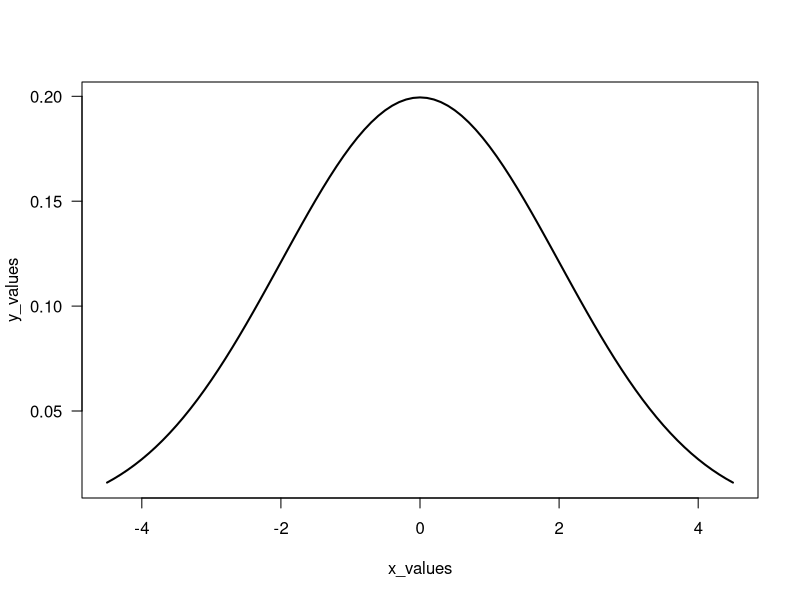
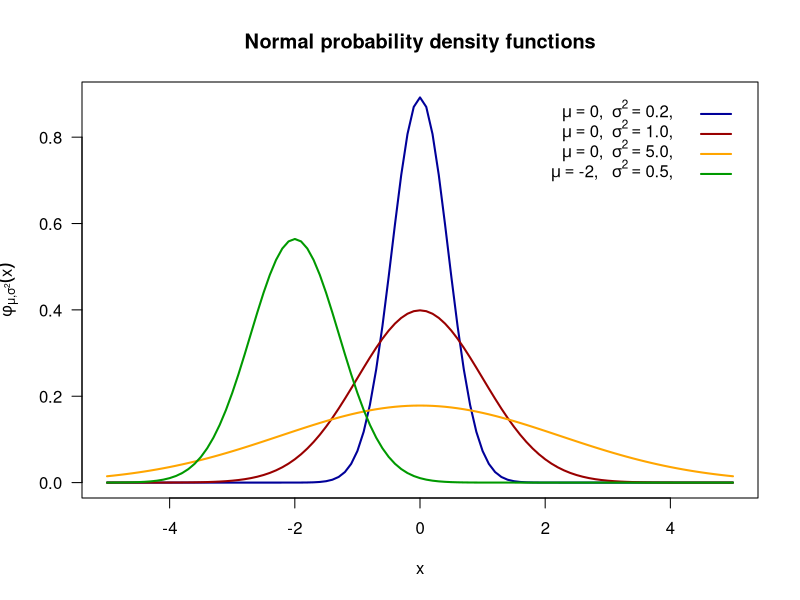

The R source for these figures, in order: (Note: this script raises an error after producing the figures.)
## ---- chunk 1
knitr::opts_chunk$set(echo = TRUE, error = TRUE)
## ---- chunk 2

#' @title gaussian function
#' @description a function used to calculate the probability density of the normal distribution
#' @param x sample/statistic value (numeric)
#' @param s standard deviation (numeric)
#' @param m mean (numeric)
#' @return the probability density of the normal distribution
gaussian <- function(x = 1, m = 0, s = 2) {
  if (!is.numeric(s) & !is.numeric(m)) {
    stop("The mean and standard deviation must be real numbers")
  } else if (!is.numeric(s)) {
    stop("The standard deviation must be a real number")
  } else if (!is.numeric(m)) {
    stop("The mean must be a real number")
  } else if (s <= 0) {
    stop("The standard deviation must be greater than 0")
  } else {
    return(
      (1 / (s * sqrt(2 * pi)) * exp(1) ^ ((-1/2) * ((x - m) / s) ^ 2))
    )
  }
}

# compare with dnorm()
dnorm(x = 1, mean = 0, sd = 2)
gaussian()

# gaussian curve
x_values <- seq(from = -4.5, to = 4.5, by = 0.1) 
y_values <- gaussian(x_values, 0, 2) 
plot(x_values, y_values, las = 1, type = "l", lwd = 2)

# Normal probability density functions
x1 <- seq(-5, 5, by = 0.1)
y1 <- gaussian(x1, 0, sqrt(.2))
y2 <- gaussian(x1, 0, 1)
y3 <- gaussian(x1, 0, sqrt(5))
y4 <- gaussian(x1, -2, sqrt(.5))
plot(x1, y1, las = 1, type = "l", lwd = 2, col = "#000099", xlab = "x", ylab = expression(phi[mu][","][sigma^2](x)), main = "Normal probability density functions")
lines(x1, y2, type = "l", lwd = 2, col = "#990000")
lines(x1, y3, type = "l", lwd = 2, col = "#FFA500")
lines(x1, y4, type = "l", lwd = 2, col = "#009900")
legend1 <- legend(4.25, .9, legend=c("", "", "", ""), col = c("#000099", "#990000", "#FFA500", "#009900"), lty = 1, bty = "n", lwd = 2)
text(legend1$text$x-1,legend1$text$y,c(expression(mu == "0,"~~sigma^2 == "0.2,"), expression(mu == "0,"~~sigma^2 == "1.0,"), expression(mu == "0,"~~sigma^2 == "5.0,"), expression(mu == "-2, "~~sigma^2 == "0.5,")), pos=2)
     
## ---- chunk 3

#' @title descriptive statistics
#' @description finds the min, first quartile, median, mean, third quartile, maximum, range, interquartile range, and standard deviation 
#' @param x a numeric vector 
#' @param na.rm allows the user to indicate if missing values should be removed before computation (logical)
#' @return a named vector with the various descriptive statistics
descriptive <- function(x, na.rm = FALSE) {
  if (!is.numeric(x)) {
    stop("The input vector must be numeric")
  } else if (na.rm) {
    x <- na.omit(x)
  } else if (!na.rm){
    stop("Cannot compute with missing values")
  } else {
    y <- c(
      min(x),
      quantile(x, .25),
      median(x),
      mean(x),
      quantile(x, .75),
      max(x),
      max(x) - min(x),
      IQR(x),
      sd(x)
    )
    names(y) <- c("min", "q1", "median", "mean", "q3", "max", "range", "iqr", "sd")
    return(y)
  }
}

# input vectors
set.seed(100)
x <- rnorm(100)
y <- x
y[sample(1:100, size = 10)] <- NA

# try your function
descriptive(x) 
descriptive(y) 
descriptive(y, na.rm = TRUE) 
descriptive(letters)

## ---- chunk 4

#' @title find the distance
#' @description finds the distance between two points
#' @param p1 first point (vector)
#' @param p2 second point (vector)
#' @return the distance between two given points
find_distance <-  function(p1, p2) {
  return(sqrt((p2[1] - p1[1]) ^ 2 + (p2[2] - p1[2]) ^ 2))
}

# testing find_distance()
p1 <- c(0, 0) 
p2 <- c(1, 1)
find_distance(p1, p2)

#' @title find the midpoint
#' @description finds the midpoint between two points
#' @param p1 first point (vector)
#' @param p2 second point (vector)
#' @return the midpoint between two given points
find_midpoint <- function(p1, p2) {
  x_pt <- (p1[1] +p2[1]) / 2
  y_pt <- (p1[2] +p2[2]) / 2
  return(c(x_pt, y_pt))
}

# testing find_midpoint()
find_midpoint(p1, p2)

#' @title find the slope
#' @description finds the slope between two points
#' @param p1 first point (vector)
#' @param p2 second point (vector)
#' @return the slope between two given points
find_slope <- function(p1, p2) {
  return((p2[2] - p1[2]) / (p2[1] - p1[1]))
}

# testing find_slope()
find_slope(p1, p2)

#' @title find the intercept
#' @description finds the y-intercept between two points
#' @param p1 first point (vector)
#' @param p2 second point (vector)
#' @return the x-intercept between two given points
find_intercept <-  function(p1, p2) {
  return(p1[2] - find_slope(p1, p2) * p1[1])
}

# testing find_intercept()
find_intercept(p1, p2)

#' @title find the line
#' @description finds the equation of the line between two points
#' @param p1 first point (vector)
#' @param p2 second point (vector)
#' @return a dataframe containing the slope and intercept of two given points
find_line <- function(p1, p2) {
  line <- list(slope = find_slope(p1, p2), intercept = find_intercept(p1, p2))
  return(line)
}

# testing find_line()
eq <- find_line(p1, p2) 
eq$intercept
eq$slope

#' @title information about points
#' @description finds the information about two points inclding distance, midpoint, slope, and equation of a line between the two points
#' @param p1 first point (vector)
#' @param p2 second point (vector)
#' @return a dataframe of the information about the two points
info_points <- function(p1, p2) {
  info <- list(distance = find_distance(p1, p2), midpoint = c(find_midpoint(p1, p2))) 
  return(c(info,find_line(p1, p2)))
}

# testing info_points
results <- info_points(p1, p2) 
results$distance 
results$midpoint 
results$intercept 
results$slope

# testing with plot
p1 <- c(-3, 5) 
p2 <- c(0, 4)

plot.new()
plot.window(xlim = c(-4, 4), ylim = c(0, 6))
axis(side = 1)
axis(side = 2, las = 1)
points(p1[1], p1[2], cex = 1.5, col = "#FF8834", pch = 19)
points(p2[1], p2[2], cex = 1.5, col = "#FF8834", pch = 19)
# midpoint 
points(find_midpoint(p1, p2)[1], find_midpoint(p1, p2)[2], cex = 1.5, pch = "x", col = "#E16868")
# slope and intercept 
pt_slope = find_slope(p1, p2)
pt_intercept = find_intercept(p1, p2)
abline(a = pt_intercept, b = pt_slope, col = "#FF883477", lwd = 3)
title(main = expression(paste(y, ' = ', (-1/3) * x, ' + ', (4))))

